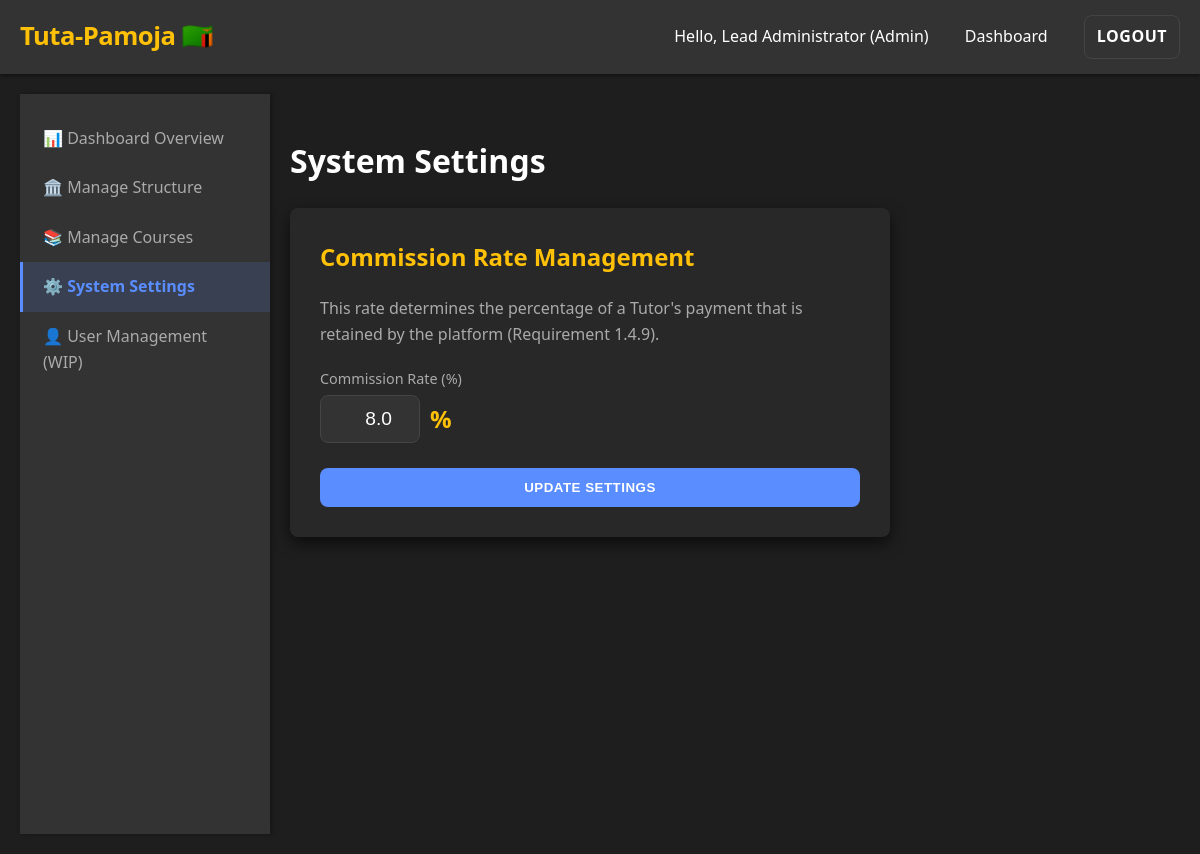
/admin/settings (signed in), run on the app's committed database.
### models.py (models this page shows, shortened)
class User(UserMixin, db.Model):
    __tablename__ = 'Users'
    id = db.Column(db.Integer, primary_key=True)
    username = db.Column(db.String(80), unique=True, nullable=False)
    password_hash = db.Column(db.String(128), nullable=False)
    email = db.Column(db.String(120), unique=True)
    full_name = db.Column(db.String(120), nullable=False)
    role = db.Column(db.String(20), nullable=False) # 'Admin', 'Tutor', or 'Student'
    tutor_id = db.Column(db.Integer, db.ForeignKey('Users.id')) # Student's assigned Tutor (Requirement 1.3.5)
    university_id = db.Column(db.Integer, db.ForeignKey('Universities.id')) # Student's university (Requirement 1.2.1)
    university = db.relationship('University', backref='students', lazy=True)
    is_approved = db.Column(db.Boolean, nullable=False, default=False)
    is_paid_current_month = db.Column(db.Boolean, nullable=False, default=False)
    created_at = db.Column(db.DateTime, default=datetime.utcnow)
    students_assigned = db.relationship('User', foreign_keys=[tutor_id], backref=db.backref('assigned_tutor', remote_side=[id]), lazy='dynamic')
    payments_made = db.relationship('Payment', foreign_keys='Payment.student_id', backref='student', lazy='dynamic')
    payments_received = db.relationship('Payment', foreign_keys='Payment.tutor_id', backref='tutor', lazy='dynamic')
    reviews_given = db.relationship('TutorReview', foreign_keys='TutorReview.student_id', backref='reviewer', lazy='dynamic')
    reviews_received = db.relationship('TutorReview', foreign_keys='TutorReview.tutor_id', backref='tutor_profile', lazy='dynamic')
    uploaded_documents = db.relationship('Document', backref='uploader_tutor', lazy='dynamic')

class SystemSetting(db.Model):
    __tablename__ = 'SystemSettings'
    id = db.Column(db.Integer, primary_key=True)
    commission_rate = db.Column(db.Float, nullable=False, default=0.10)
    last_updated = db.Column(db.DateTime, default=datetime.utcnow)

### admin_routes.py (the view)
    @login_required
    def decorated_function(*args, **kwargs):
        if current_user.role != ROLES['Admin']:
            flash('Access denied. You must be logged in as an Administrator.', 'danger')
            return redirect(url_for('main.index'))
        return f(*args, **kwargs)

### forms.py
class SystemSettingForm(FlaskForm):
    commission_rate = IntegerField('Commission Rate (%)', validators=[DataRequired(), NumberRange(min=0, max=100, message='Rate must be between 0 and 100.')])
    submit = SubmitField('Update Settings')

### admin_routes.py (called while the page is built)
def admin_required(f):
    @login_required
    def decorated_function(*args, **kwargs):
        if current_user.role != ROLES['Admin']:
            flash('Access denied. You must be logged in as an Administrator.', 'danger')
            return redirect(url_for('main.index'))
        return f(*args, **kwargs)
    decorated_function.__name__ = f.__name__
    return decorated_function

@admin.route('/settings', methods=['GET', 'POST'])
@admin_required
def manage_settings():
    setting = db.session.get(SystemSetting, 1)
    form = SystemSettingForm(obj=setting) # Populate form with current object data
    if form.validate_on_submit():
        setting.commission_rate = form.commission_rate.data / 100.0 # Convert percentage to decimal
        db.session.commit()
        flash(f'System commission rate updated to {form.commission_rate.data}%.', 'success')
        return redirect(url_for('admin.manage_settings'))
    form.commission_rate.data = setting.commission_rate * 100
    return render_template('admin_settings.html', form=form)

### templates/admin_settings.html (shortened to what this page needs)
{% extends "base.html" %}
{% block content %}
    <div class="dashboard-layout">
        <div class="sidebar">
            <div class="sidebar-nav">
                <a href="{{ url_for('admin.dashboard') }}">📊 Dashboard Overview</a>
                <a href="{{ url_for('admin.manage_structure') }}">🏛️ Manage Structure</a>
                <a href="{{ url_for('admin.manage_courses') }}">📚 Manage Courses</a>
                <a href="{{ url_for('admin.manage_settings') }}" class="active">⚙️ System Settings</a>
                <a href="#">👤 User Management (WIP)</a>
            </div>
        </div>
        <div class="main-content">
            <h1>System Settings</h1>
            <div class="card" style="max-width: 600px; padding: 30px;">
                <h2 style="color: var(--color-accent); margin-top: 0;">Commission Rate Management</h2>
                <p style="color: var(--color-text-secondary); margin-bottom: 20px;">
                    This rate determines the percentage of a Tutor's payment that is retained by the platform (Requirement 1.4.9).
                </p>
                <form method="POST" action="">
                    <div style="margin-bottom: 25px;">
                        {{ form.commission_rate.label }}
                        <div style="display: flex; align-items: center;">
                             {{ form.commission_rate(style='width: 100px; margin-right: 10px; text-align: right; font-size: 1.2em;') }}
                             <span style="font-size: 1.5em; font-weight: bold; color: var(--color-accent);">%</span>
                        </div>
                    </div>
                    <div>
                        {{ form.submit(class_='btn btn-success', style='width: 100%;') }}
                    </div>
                </form>
            </div>
        </div>
    </div>
{% endblock %}

### templates/base.html (shortened to what this page needs)
<!DOCTYPE html>
<html lang="en">
<head>
    <link rel="stylesheet" href="{{ url_for('static', filename='css/style.css') }}">
</head>
<body>
    <div class="navbar">
        <a href="{{ url_for('main.index') }}" class="logo">Tuta-Pamoja 🇿🇲</a>
        <div class="nav-links">
            {% if current_user.is_authenticated %}
                <span class="user-status">Hello, {{ current_user.full_name }} ({{ current_user.role }})</span>
                {% if current_user.role == 'Admin' %}
                    <a href="{{ url_for('admin.dashboard') }}">Dashboard</a>
                {% elif current_user.role == 'Tutor' %}
                    <a href="{{ url_for('tutor.dashboard') }}">Dashboard</a>
                {% else %}
                    <a href="{{ url_for('main.student_dashboard') }}">Dashboard</a>
                {% endif %}
                <a href="{{ url_for('main.logout') }}" class="btn btn-secondary">Logout</a>
            {% else %}
                <a href="{{ url_for('main.login') }}">Login</a>
                <a href="{{ url_for('main.register_choice') }}" class="btn btn-primary">Register</a>
            {% endif %}
        </div>
    </div>
    <div class="content main-content">
        {% block content %}{% endblock %}
    </div>
    </body>
</html>

### static/css/style.css (style rules this page uses)
:root { --color-primary: #5A8DFF; --color-primary-dark: #4B7AD6; --color-accent: #FFC107; --color-bg-dark: #1e1e1e; --color-surface-card: #282828; --color-surface-alt: #333333; --color-border: #444444; --color-text-main: #FFFFFF; --color-text-secondary: #AAAAAA; --color-success: #4CAF50; --color-danger: #F44336; --color-info: #00C4FF; --spacing-base: 20px; --border-radius: 8px; --box-shadow-z1: 0 2px 4px rgba(0, 0, 0, 0.4); --box-shadow-z2: 0 6px 15px rgba(0, 0, 0, 0.6); --transition-speed: 0.3s; }
* { box-sizing: border-box; }
body { font-family: 'Segoe UI', Roboto, Helvetica, Arial, sans-serif; margin: 0; padding: 0; background-color: var(--color-bg-dark); color: var(--color-text-main); line-height: 1.6; min-height: 100vh; }
a { color: var(--color-primary); text-decoration: none; transition: color var(--transition-speed); }
h1, h2, h3, h4 { color: var(--color-text-main); font-weight: 600; }
.navbar { background-color: var(--color-surface-alt); padding: 15px var(--spacing-base); display: flex; justify-content: space-between; align-items: center; box-shadow: var(--box-shadow-z1); z-index: 100; position: sticky; top: 0; }
.navbar .logo { font-size: 1.6rem; font-weight: 800; color: var(--color-accent); letter-spacing: -0.5px; }
.nav-links a { margin-left: var(--spacing-base); padding: 8px 12px; border-radius: var(--border-radius); color: var(--color-text-main); transition: background-color var(--transition-speed); }
.dashboard-layout { display: flex; max-width: 1400px; margin: 0 auto; }
.sidebar { width: 250px; background-color: var(--color-surface-alt); padding: var(--spacing-base) 0; min-height: calc(100vh - 60px); box-shadow: 2px 0 5px rgba(0, 0, 0, 0.3); }
.sidebar-nav a { display: block; padding: 12px var(--spacing-base); color: var(--color-text-secondary); border-left: 3px solid transparent; transition: all var(--transition-speed); }
.sidebar-nav a.active { color: var(--color-primary); border-left: 3px solid var(--color-primary); background-color: rgba(90, 141, 255, 0.15); font-weight: 600; }
.main-content { flex-grow: 1; padding: var(--spacing-base); animation: fadeIn var(--transition-speed) ease-out; }
.card { background-color: var(--color-surface-card); padding: var(--spacing-base); border-radius: var(--border-radius); box-shadow: var(--box-shadow-z2); margin-bottom: var(--spacing-base); transition: transform 0.2s ease-in-out, box-shadow 0.2s ease-in-out; }
label { display: block; margin-bottom: 5px; font-weight: 500; color: var(--color-text-secondary); font-size: 0.9em; }
input[type="text"], input[type="password"], input[type="email"], select, textarea, input[type="number"] { width: 100%; padding: 12px; box-sizing: border-box; border: 1px solid var(--color-border); border-radius: var(--border-radius); background-color: #333333; color: var(--color-text-main); transition: border-color var(--transition-speed), box-shadow var(--transition-speed); font-size: 1em; }
.btn { display: inline-block; padding: 12px 25px; border: none; border-radius: var(--border-radius); cursor: pointer; font-weight: 600; text-align: center; transition: all 0.2s ease-in-out; text-transform: uppercase; letter-spacing: 0.5px; }
.btn-primary, input[type="submit"] { background-color: var(--color-primary); color: var(--color-text-main); }
.btn-secondary { background-color: var(--color-surface-alt); color: var(--color-text-main); border: 1px solid var(--color-border); }
.btn-success { background-color: var(--color-success); }

### data on the page
User: full_name "Lead Administrator", role "Admin"
SystemSetting: commission_rate "8.0"
